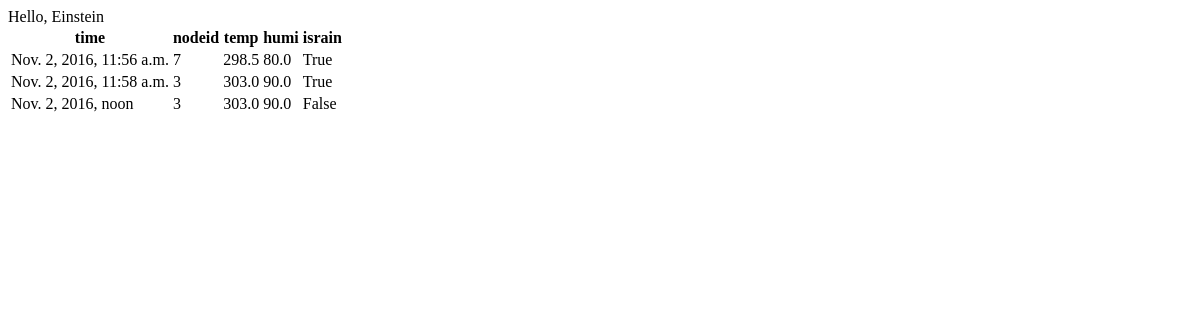
The app's page /show_table/, older data.
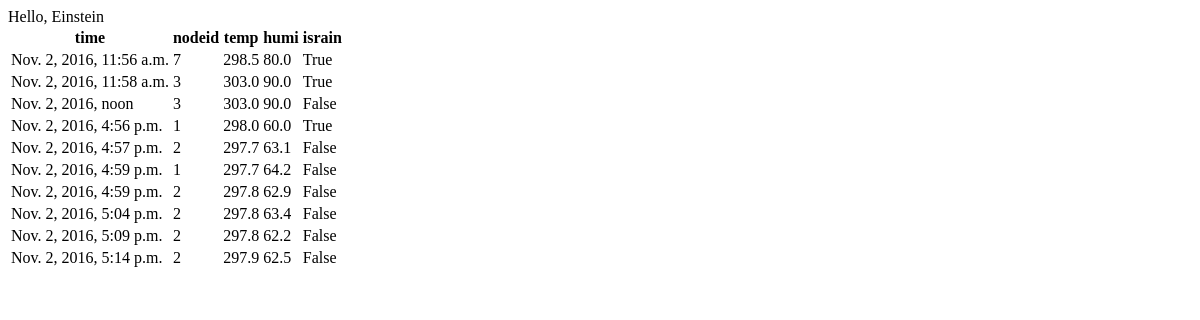
The same page, newer data.
### myapp/models.py (models this page shows, shortened)
class Weather(models.Model):
	time=models.DateTimeField(auto_now_add=True)
	nodeid=models.CharField(max_length=3, blank=False)
	temp=models.FloatField(default=0.0)
	humi=models.FloatField(default=0.0)
	israin=models.BooleanField(default=False)

### myapp/views.py (the view)
# urls.py: url(r'^show_table/$', views.show_table, name='show_table')
def show_table(request):
	q=Weather.objects.all()
	data=[]
	for r in q:
		data.append(
			{
				'time':r.time,
				'nodeid':r.nodeid,
				'temp':r.temp,
				'humi':r.humi,
				'israin':r.israin
			})
	return render(request,"show_table.html",{'username':'Einstein', 'data':data})

### myapp/templates/show_table.html (shortened to what this page needs)
<html>
<head>
	<link rel="stylesheet" href="https://cdn.datatables.net/1.10.12/css/jquery.dataTables.min.css">
</head>
<body>
	Hello, {{username}}
	<br>
	<table id="myTable">
		<tr>
			<th>time</th>
			<th>nodeid</th>
			<th>temp</th>
			<th>humi</th>
			<th>israin</th>
		</tr>
		{% for r in data %}
		<tr>
			<td>{{r.time}}</td>
			<td>{{r.nodeid}}</td>
			<td>{{r.temp}}</td>
			<td>{{r.humi}}</td>
			<td>{{r.israin}}</td>
		</tr>
		{% endfor %}
	</table>
</body>
</html>

Row changes from the older to the newer data that the page shows:
added Weather: time "Nov. 2, 2016, 4:56 p.m.", temp "298.0", humi "60.0"
added Weather: time "Nov. 2, 2016, 4:57 p.m.", temp "297.7", humi "63.1"
added Weather: time "Nov. 2, 2016, 4:59 p.m.", temp "297.7", humi "64.2"
added Weather: time "Nov. 2, 2016, 4:59 p.m.", temp "297.8", humi "62.9"
added Weather: time "Nov. 2, 2016, 5:04 p.m.", temp "297.8", humi "63.4"
added Weather: time "Nov. 2, 2016, 5:09 p.m.", temp "297.8", humi "62.2"
added Weather: time "Nov. 2, 2016, 5:14 p.m.", temp "297.9", humi "62.5"
Text that changed along with them:
new list line: "1 True"
new list line: "2 False"
new list line: "1 False"
